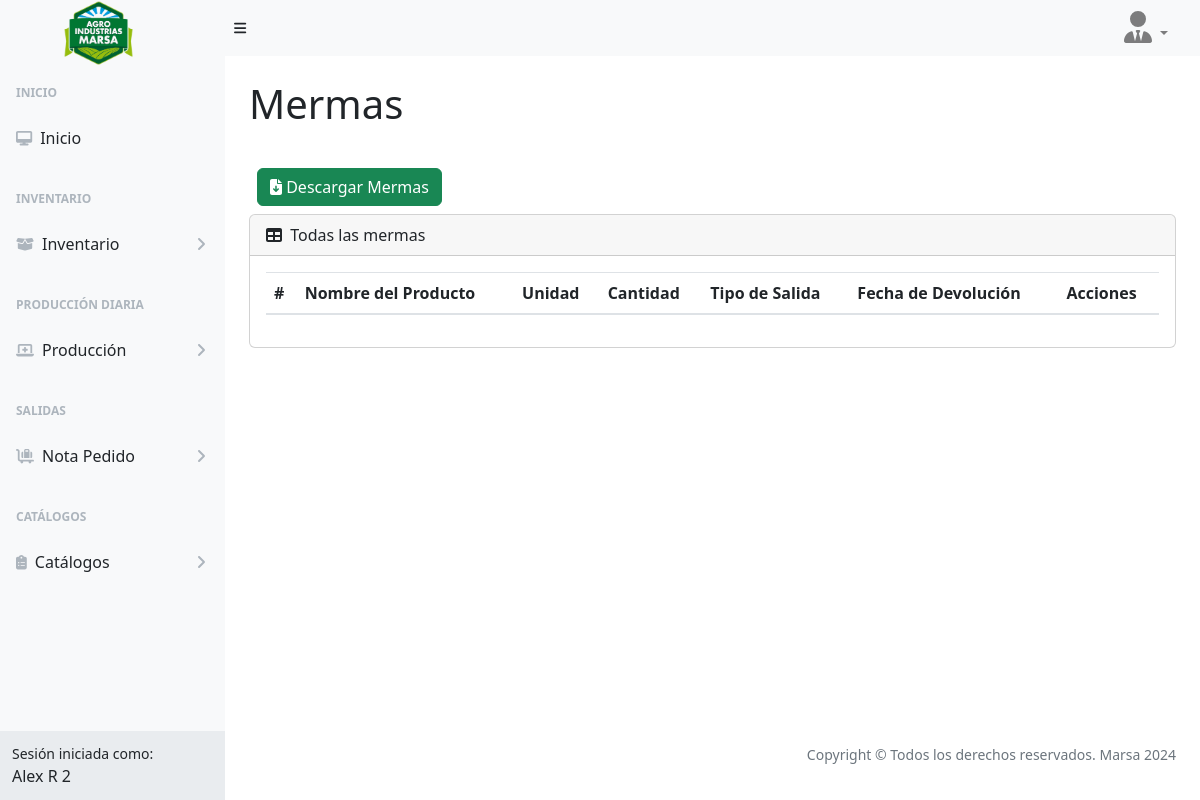
The page /mermas (signed in) on the database as committed earlier.
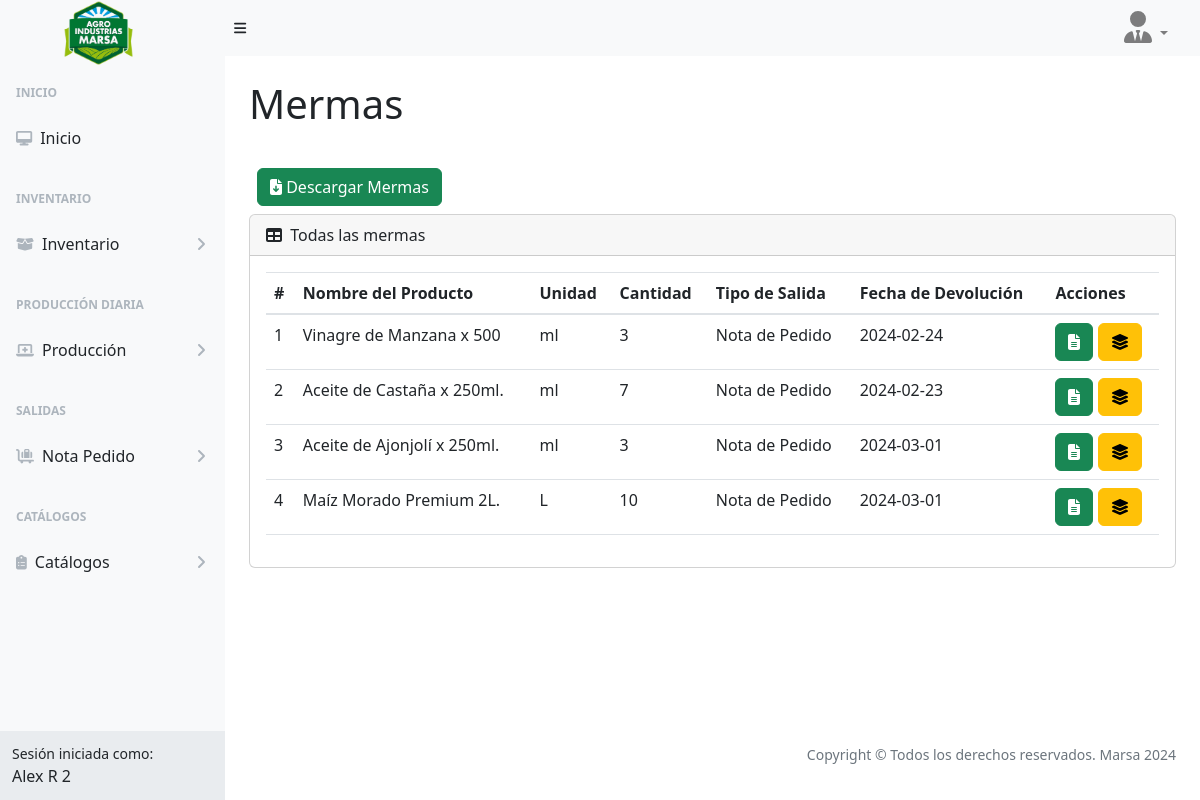
The same page on the database as committed later.
### tables this page shows
CREATE TABLE `tb_almacen_merma`  (
  `IdAlmacenMerma` int NOT NULL AUTO_INCREMENT,
  `IdProducto` int NOT NULL,
  `IdSalida` int NOT NULL,
  `IdIngresoDev` int NOT NULL,
  `Cantidad` int NOT NULL,
  `DateCreate` datetime NOT NULL,
  `TipoSalida` varchar(25) NOT NULL,
  `DateUpdate` datetime NOT NULL,
  PRIMARY KEY (`IdAlmacenMerma`) USING BTREE
);

CREATE TABLE `tb_producto`  (
  `IdProd` int NOT NULL AUTO_INCREMENT,
  `IdCate` int NOT NULL,
  `NombreProducto` varchar(255) NOT NULL,
  `DetalleProducto` varchar(255) NULL DEFAULT NULL,
  `Unidad` varchar(50) NOT NULL,
  `Cantidad` int NOT NULL,
  `Precio` decimal(10, 2) NOT NULL,
  `DateCreate` datetime NOT NULL,
  `DateUpdate` datetime NOT NULL,
  PRIMARY KEY (`IdProd`) USING BTREE,
  INDEX `IdCate`(`IdCate`) USING BTREE,
  CONSTRAINT `tb_producto_ibfk_1` FOREIGN KEY (`IdCate`) REFERENCES `tb_categoriaprod` (`IdCate`) ON DELETE RESTRICT ON UPDATE RESTRICT
);

CREATE TABLE `tb_ingreso`  (
  `IdIng` int NOT NULL AUTO_INCREMENT,
  `IdPer` int NOT NULL,
  `DatosRefSalida` varchar(100) NULL DEFAULT NULL,
  `TipoIngreso` int NULL DEFAULT NULL,
  `DescripcionIng` varchar(250) NULL DEFAULT NULL,
  `DatosProductosIngresoJson` longtext NOT NULL,
  `FechaProduccionIng` date NULL DEFAULT NULL,
  `FechaVencimientoIng` date NULL DEFAULT NULL,
  `Estado` int NOT NULL,
  `DateCreate` datetime NOT NULL,
  `DateUpdate` datetime NOT NULL,
  PRIMARY KEY (`IdIng`) USING BTREE,
  INDEX `IdPer`(`IdPer`) USING BTREE,
  CONSTRAINT `tb_ingreso_ibfk_1` FOREIGN KEY (`IdPer`) REFERENCES `tb_personal` (`IdPer`) ON DELETE RESTRICT ON UPDATE RESTRICT
);

### controller/template.controller.php (called while the page is built)
<?php
class TemplateController
{
  static public function ctrTemplate()
  {
    include "view/template.php";
  }
}

### index.php (called while the page is built, shortened)
<?php
require_once "controller/template.controller.php";
require_once "controller/functions.controller.php";
require_once "controller/almacen.controller.php";
require_once "controller/users.controller.php";
require_once "model/almacen.model.php";
$template = new TemplateController();
$template -> ctrTemplate();

### controller/almacen.controller.php (called while the page is built, shortened)
<?php
class AlmacenController
{
  public static function ctrGetAllMerma()
  {
    $table = "tb_almacen_merma";
    $response = AlmacenModel::mdlGetAllMerma($table);
    return $response;
  }
}

### model/conexion.php (called while the page is built)
<?php
class Conexion
{
  static public function conn()
  {
    $link = new PDO("mysql:host=localhost;dbname=marsa_db","root","");
    $link->exec("set names utf8");
    return $link;
  }
}

### model/almacen.model.php (called while the page is built, shortened)
<?php
require_once "conexion.php";
class AlmacenModel
{
  public static function mdlGetAllMerma($table)
  {
    $statement = Conexion::conn()->prepare("SELECT
    tb_producto.NombreProducto,
    tb_producto.Unidad,
    tb_almacen_merma.Cantidad,
    tb_almacen_merma.TipoSalida,
    tb_ingreso.FechaProduccionIng,
    tb_almacen_merma.IdIngresoDev,
    tb_almacen_merma.IdSalida
  FROM
    $table
    INNER JOIN
    tb_producto
    ON
      tb_almacen_merma.IdProducto = tb_producto.IdProd
    INNER JOIN
    tb_categoriaprod
    ON
      tb_producto.IdCate = tb_categoriaprod.IdCate
    INNER JOIN
    tb_ingreso
    ON
      tb_almacen_merma.IdIngresoDev = tb_ingreso.IdIng
  ORDER BY
    tb_almacen_merma.IdAlmacenMerma DESC");
    $statement->execute();
    return $statement->fetchAll();
  }
}

### view/modules/mermas.php (the view, shortened to what this page needs)
</div>
</div>
<div class="sb-sidenav-footer">
  <div class="small">Sesión iniciada como:</div>
  <?php echo $_SESSION["Nombre"] ?>
</div>
</nav>
</div>
<div id="layoutSidenav_content">
  <main>
    <div class="container-fluid px-4">
      <h1 class="mt-4">
        Mermas
      </h1>
      <div class="d-flex m-2">
        <button type="button" class="btn btn-success reporteMermas" id="reporteMermas"><i class="fa-solid fa-file-arrow-down"></i>
        Descargar Mermas
        </button>
      </div>
      <div class="card mb-4">
        <div class="card-header">
          <i class="fas fa-table me-1"></i>
          Todas las mermas
        </div>
        <div class="card-body">
            <table id="datatablesSimple" class="data-table-ListProductosMerma table">
              <thead>
                  <tr>
                      <th>#</th>
                      <th>Nombre del Producto</th>
                      <th>Unidad</th>
                      <th>Cantidad</th>
                      <th>Tipo de Salida</th>
                      <th>Fecha de Devolución</th>
                      <th>Acciones</th>
                  </tr>
              </thead>
              <tbody>
                  <?php
                      $listMerma = AlmacenController::ctrGetAllMerma();
                      foreach ($listMerma as $key => $value) {
                        $botones = FunctionsController::ctrGetButtonsMermas($value["IdIngresoDev"], $value["IdSalida"], $value["TipoSalida"]);
                        echo
                          '<tr>
                          <td>' . ($key + 1) . '</td>
                          <td>' . $value["NombreProducto"] . '</td>
                          <td>' . $value["Unidad"] . '</td>
                          <td>' . $value["Cantidad"] . '</td>
                          <td>' . $value["TipoSalida"] . '</td>
                          <td>' . $value["FechaProduccionIng"] . '</td>
                          <td>' . $botones . '</td>
                      </tr>';
                      }
                      ?>
              </tbody>
            </table>
        </div>
      </div>
    </div>
  </main>
</div>
</div>

### view/template.php (shortened to what this page needs)
<!DOCTYPE html>
<html lang="es">
<head>
  <?php require "modules/header.php" ?>
</head>
  <?php
    if (isset($_SESSION["login"]) && $_SESSION["login"] == "ok")
    {
      echo '<body class="sb-nav-fixed">';
      include "modules/navbar.php";
      echo '
      <div id="layoutSidenav">
        <div id="layoutSidenav_nav">
          <nav class="sb-sidenav accordion sb-sidenav-light" id="sidenavAccordion">
            <div class="sb-sidenav-menu">
              <div class="nav">';
      include "modules/menu.php";
      if(isset($_GET["ruta"]))
      {
        if(
          $_GET["ruta"] == "home" ||
          $_GET["ruta"] == "users" ||
          $_GET["ruta"] == "products" ||
          $_GET["ruta"] == "personal" ||
          $_GET["ruta"] == "clients" ||
          $_GET["ruta"] == "ingresos" ||
          $_GET["ruta"] == "nuevoIngreso" ||
          $_GET["ruta"] == "almacen" ||
          $_GET["ruta"] == "notaPedido" ||
          $_GET["ruta"] == "editNotaPedido" ||
          $_GET["ruta"] == "editLote" ||
          $_GET["ruta"] == "nuevoLote" ||
          $_GET["ruta"] == "categorias" ||
          $_GET["ruta"] == "editarIngreso" ||
          $_GET["ruta"] == "verSalidas" ||
          $_GET["ruta"] == "nuevaDevolucion" ||
          $_GET["ruta"] == "mermas" ||
          $_GET["ruta"] == "visualizarIngreso" ||
          $_GET["ruta"] == "visualizarNotaPedido" ||
          $_GET["ruta"] == "visualizarLote" ||
          $_GET["ruta"] == "signout"
             )
        {
          include "modules/".$_GET["ruta"].".php";
        }
        else
        {
          include "web/404.html";
        }
      }
      else
      {
        include "modules/home.php";
      }
      echo '<footer>';
      include "modules/footer.php";
      echo '</footer>';
    }
    else
    {
      include "modules/login.php";
    }
  ?>
  <link rel="stylesheet" type="text/css" href="https://cdn.jsdelivr.net/npm/daterangepicker/daterangepicker.css" />
</body>
</html>

### view/modules/header.php (shortened to what this page needs)
<link href="https://cdn.jsdelivr.net/npm/simple-datatables@7.1.2/dist/style.min.css" rel="stylesheet" />
<link rel="stylesheet" href="https://cdn.datatables.net/1.13.7/css/jquery.dataTables.css" />
<link rel="stylesheet" type="text/css" href="https://cdn.datatables.net/responsive/2.2.9/css/responsive.dataTables.min.css">
<link rel="stylesheet" href="https://maxcdn.bootstrapcdn.com/bootstrap/4.0.0/css/bootstrap.min.css">
<link rel="stylesheet" href="https://use.fontawesome.com/releases/v5.0.8/css/solid.css">
<link href="css/styles.css" rel="stylesheet" />
<link href="css/styles-marsa.css" rel="stylesheet" />
<link rel="stylesheet" type="text/css" href="css/styles-marsa.css" th:href="@{/css/styles-marsa.css}">
<link href="https://cdn.jsdelivr.net/npm/sweetalert2@11.7.5/dist/sweetalert2.min.css" rel="stylesheet">
<link href="https://cdnjs.cloudflare.com/ajax/libs/select2/4.0.13/css/select2.min.css" rel="stylesheet" />

### view/modules/navbar.php (shortened to what this page needs)
  <nav class="sb-topnav navbar navbar-expand navbar-light bg-light">
  <a class="navbar-brand p-3 logonav" href="index.php"><img src="view/img/logo.png" class="imageNavBar"></a>
  <button class="btn btn-link btn-sm order-1 order-lg-0 me-4 me-lg-0" id="sidebarToggle" href="#!"><i class="fas fa-bars  "></i></button>
  <ul class="navbar-nav ms-auto ms-md-0 me-3 me-lg-4">
    <li class="nav-item dropdown">
    <a class="nav-link dropdown-toggle" id="navbarDropdown" href="#" role="button" data-bs-toggle="dropdown" aria-expanded="false"><?php if ($_SESSION["IdTipoUsu"] == 1): ?>
    <i class="fa-solid fa-user-shield fa-2x"></i>
<?php elseif ($_SESSION["IdTipoUsu"] == 2): ?>
    <i class="fa-solid fa-user-tie fa-2x"></i>
<?php else: ?>
  <i class="fa-solid fa-user-tag fa-2x"></i>
<?php endif; ?></a>
    </li>
  </ul>
</nav>

### view/modules/menu.php (shortened to what this page needs)
<div class="sb-sidenav-menu-heading">Inicio</div>
<a class="nav-link" href="home">
  <div class="sb-nav-link-icon"><i class="fa-solid fa-desktop"></i></i></div>
  Inicio
</a>
<div class="sb-sidenav-menu-heading">Inventario</div>
<a class="nav-link collapsed" href="#" data-bs-toggle="collapse" data-bs-target="#listInventory" aria-expanded="false" aria-controls="collapseLayouts">
  <div class="sb-nav-link-icon"><i class="fa-solid fa-box-open"></i></div>
  Inventario
  <div class="sb-sidenav-collapse-arrow"><i class="fas fa-angle-down"></i></div>
</a>
<div class="sb-sidenav-menu-heading">Producción diaria</div>
<a class="nav-link collapsed" href="#" data-bs-toggle="collapse" data-bs-target="#listRegistros" aria-expanded="false" aria-controls="collapseLayouts">
  <div class="sb-nav-link-icon"><i class="fa-solid fa-laptop-medical"></i></div>
  Producción
  <div class="sb-sidenav-collapse-arrow"><i class="fas fa-angle-down"></i></div>
</a>
<div class="sb-sidenav-menu-heading">Salidas</div>
<a class="nav-link collapsed" href="#" data-bs-toggle="collapse" data-bs-target="#listNotaPedido" aria-expanded="false" aria-controls="collapseLayouts">
  <div class="sb-nav-link-icon"><i class="fa-solid fa-cart-flatbed-suitcase"></i></div>
  Nota Pedido
  <div class="sb-sidenav-collapse-arrow"><i class="fas fa-angle-down"></i></div>
</a>
<div class="sb-sidenav-menu-heading">Catálogos</div>
<a class="nav-link collapsed" href="#" data-bs-toggle="collapse" data-bs-target="#listaCatalogo" aria-expanded="false" aria-controls="collapseLayouts">
  <div class="sb-nav-link-icon"><i class="fa-solid fa-clipboard-list"></i></div>
  Catálogos
  <div class="sb-sidenav-collapse-arrow"><i class="fas fa-angle-down"></i></div>
</a>

### view/modules/footer.php (shortened to what this page needs)
<div class="container-fluid px-4">
  <div class="d-flex align-items-center justify-content-end small">
    <div class="text-muted">Copyright &copy; Todos los derechos reservados. Marsa 2024</div>
  </div>
</div>

### controller/functions.controller.php (shortened to what this page needs)
<?php
class FunctionsController
{
  public static function ctrGetButtonsMermas($codIngresoDev, $codSalida, $tipoSalida)
  {
    $buttons = '
      <button class="btn btn-success btnVisualizarIngreso" codIngreso="' . $codIngresoDev . '"><i class="fa-solid fa-file-lines"></i></button>
      <button class="btn btn-warning btnVisualizarSalida" codSalida="' . $codSalida . '" tipoSalida="' . $tipoSalida . '"><i class="fa-solid fa-layer-group"></i></button>
    ';
    return $buttons;
  }
}

### css/styles-marsa.css (style rules this page uses)
.imageNavBar { margin-top: -3px; width: 120; height: 75px; padding-left: 40px; }
.logonav { width: 100px; height: auto; }
.logonav img { margin-top: 10px; width: 65%; height: auto; }

Rows that differ between the two databases and show on the page:
added tb_almacen_merma: IdProducto.NombreProducto "Vinagre de Manzana x 500", IdProducto.Unidad "ml", Cantidad "3", TipoSalida "Nota de Pedido", tb_ingreso.FechaProduccionIng "2024-02-24"
added tb_almacen_merma: IdProducto.NombreProducto "Aceite de Castaña x 250ml.", IdProducto.Unidad "ml", Cantidad "7", TipoSalida "Nota de Pedido", tb_ingreso.FechaProduccionIng "2024-02-23"
added tb_almacen_merma: IdProducto.NombreProducto "Aceite de Ajonjolí x 250ml.", IdProducto.Unidad "ml", Cantidad "3", TipoSalida "Nota de Pedido", tb_ingreso.FechaProduccionIng "2024-03-01"
added tb_almacen_merma: IdProducto.NombreProducto "Maíz Morado Premium 2L.", IdProducto.Unidad "L", Cantidad "10", TipoSalida "Nota de Pedido", tb_ingreso.FechaProduccionIng "2024-03-01"
